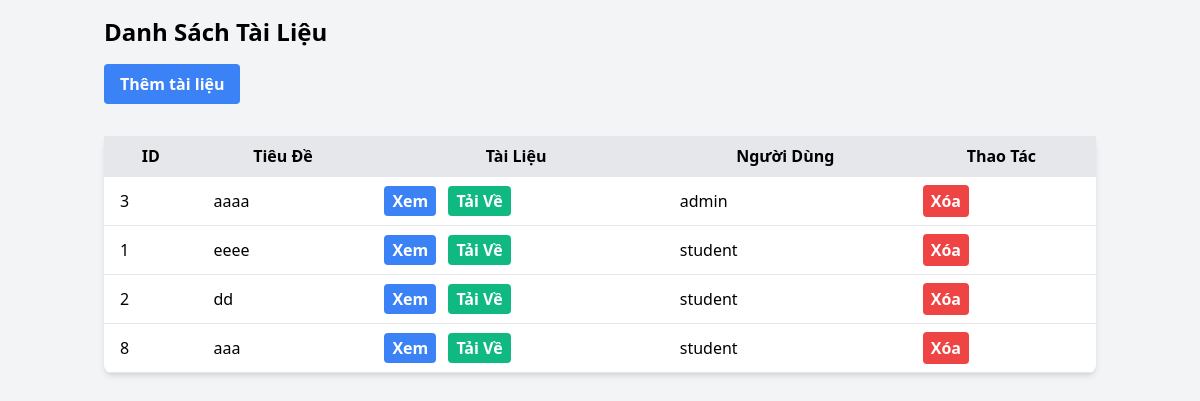
/admin/pages/form_document_manager.php, run on an earlier commit of the app's database.
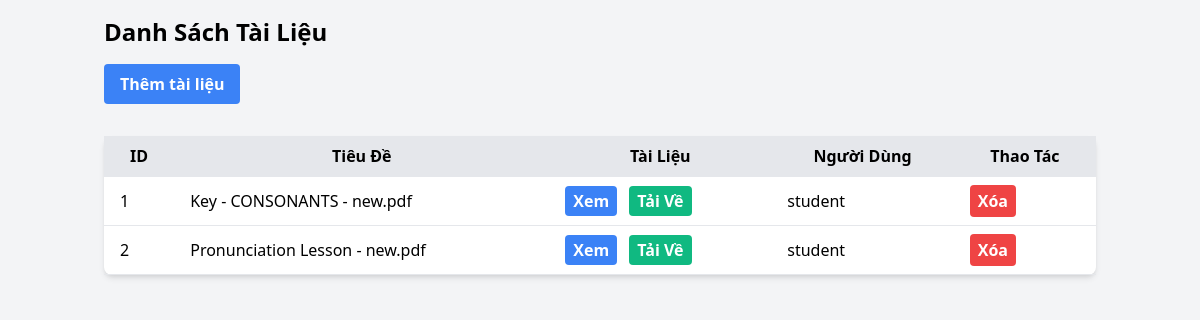
And on a later commit of the database.
### tables this page shows
CREATE TABLE `documents` (
  `id` int(11) NOT NULL,
  `title` varchar(255) NOT NULL,
  `file_name` varchar(255) NOT NULL,
  `file_path` varchar(255) NOT NULL,
  `uploaded_at` timestamp NOT NULL DEFAULT current_timestamp(),
  `user_id` int(11) DEFAULT NULL
);

CREATE TABLE `users` (
  `user_id` int(11) NOT NULL,
  `username` varchar(50) NOT NULL,
  `password` varchar(255) NOT NULL,
  `email` varchar(100) NOT NULL,
  `created_at` timestamp NOT NULL DEFAULT current_timestamp(),
  `last_login` timestamp NULL DEFAULT NULL,
  `profile_picture` varchar(255) DEFAULT NULL,
  `status` enum('active','inactive','banned') DEFAULT 'active',
  `role` enum('student','teacher') DEFAULT 'student'
);

### admin/pages/form_document_manager.php (the view, shortened to what this page needs)
<?php
include '../../config/conn.php';
$documents = $conn->query("SELECT d.id AS document_id, d.title, d.file_path, u.username
                                    FROM documents d
                                    JOIN users u ON d.user_id = u.user_id");
?>
<!DOCTYPE html>
<html lang="vi">
<head>
    <link href="https://cdn.jsdelivr.net/npm/tailwindcss@2.2.19/dist/tailwind.min.css" rel="stylesheet">
</head>
<body class="bg-gray-100">
    <div class="container mx-auto p-4">
        <h3 class="text-2xl font-semibold mb-4">Danh Sách Tài Liệu</h3>
        <a href="../../admin/includes/logic/add_document_manager.php" class="mb-4 inline-block">
            <button class="bg-blue-500 hover:bg-blue-700 text-white font-bold py-2 px-4 rounded">Thêm tài liệu</button>
        </a>
        <table class="min-w-full bg-white rounded-lg shadow-md mt-4">
            <thead>
                <tr class="bg-gray-200">
                    <th class="py-2 px-4 border-b">ID</th>
                    <th class="py-2 px-4 border-b">Tiêu Đề</th>
                    <th class="py-2 px-4 border-b">Tài Liệu</th>
                    <th class="py-2 px-4 border-b">Người Dùng</th>
                    <th class="py-2 px-4 border-b">Thao Tác</th>
                </tr>
            </thead>
            <tbody>
                <?php while($doc = $documents->fetch_assoc()): ?>
                    <tr class="hover:bg-gray-100">
                        <td class="py-2 px-4 border-b"><?php echo htmlspecialchars($doc['document_id']); ?></td>
                        <td class="py-2 px-4 border-b"><?php echo htmlspecialchars($doc['title']); ?></td>
                        <td class="py-2 px-4 border-b">
                            <a href="../../admin/includes/logic/serve_document.php?file_id=<?php echo $doc['document_id']; ?>&action=view" target="_blank" class="bg-blue-500 hover:bg-blue-700 text-white font-bold py-1 px-2 rounded mr-2">Xem</a>
                            <a href="../../admin/includes/logic/serve_document.php?file_id=<?php echo $doc['document_id']; ?>&action=download" class="bg-green-500 hover:bg-green-700 text-white font-bold py-1 px-2 rounded">Tải Về</a>
                        </td>
                        <td class="py-2 px-4 border-b"><?php echo htmlspecialchars($doc['username']); ?></td>
                        <td class="py-2 px-4 border-b">
                            <form method="POST" action="delete_document.php" style="display:inline;">
                                <button type="submit" class="bg-red-500 hover:bg-red-700 text-white font-bold py-1 px-2 rounded">Xóa</button>
                            </form>
                        </td>
                    </tr>
                <?php endwhile; ?>
            </tbody>
        </table>
    </div>
</body>
</html>

What changed in the data, as far as the page shows it:
removed documents: id "3", title "aaaa", user.username "admin"
removed documents: id "8", title "aaa", user.username "student"
changed documents id 1: title "eeee" → "Key - CONSONANTS - new.pdf"
changed documents id 2: title "dd" → "Pronunciation Lesson - new.pdf"
